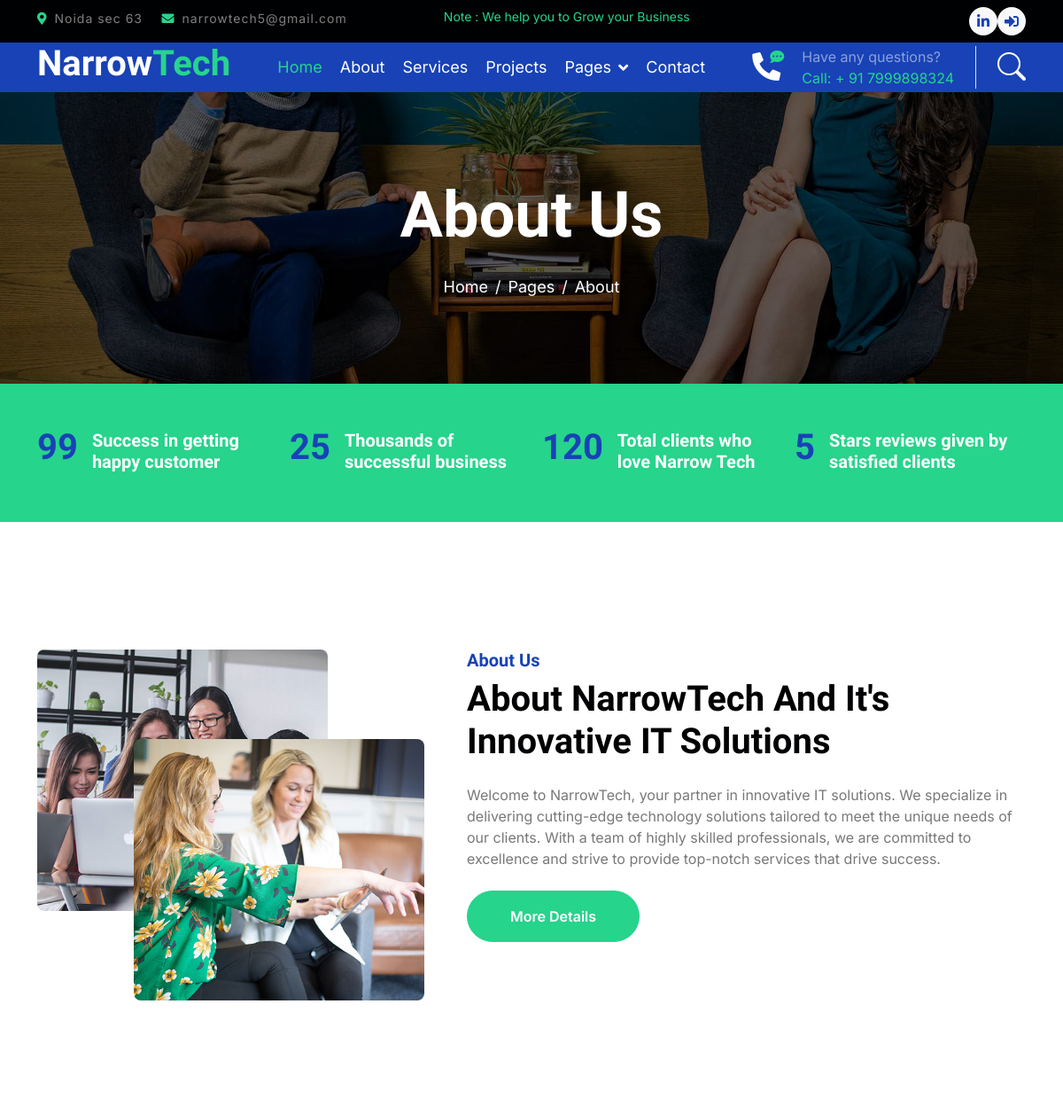
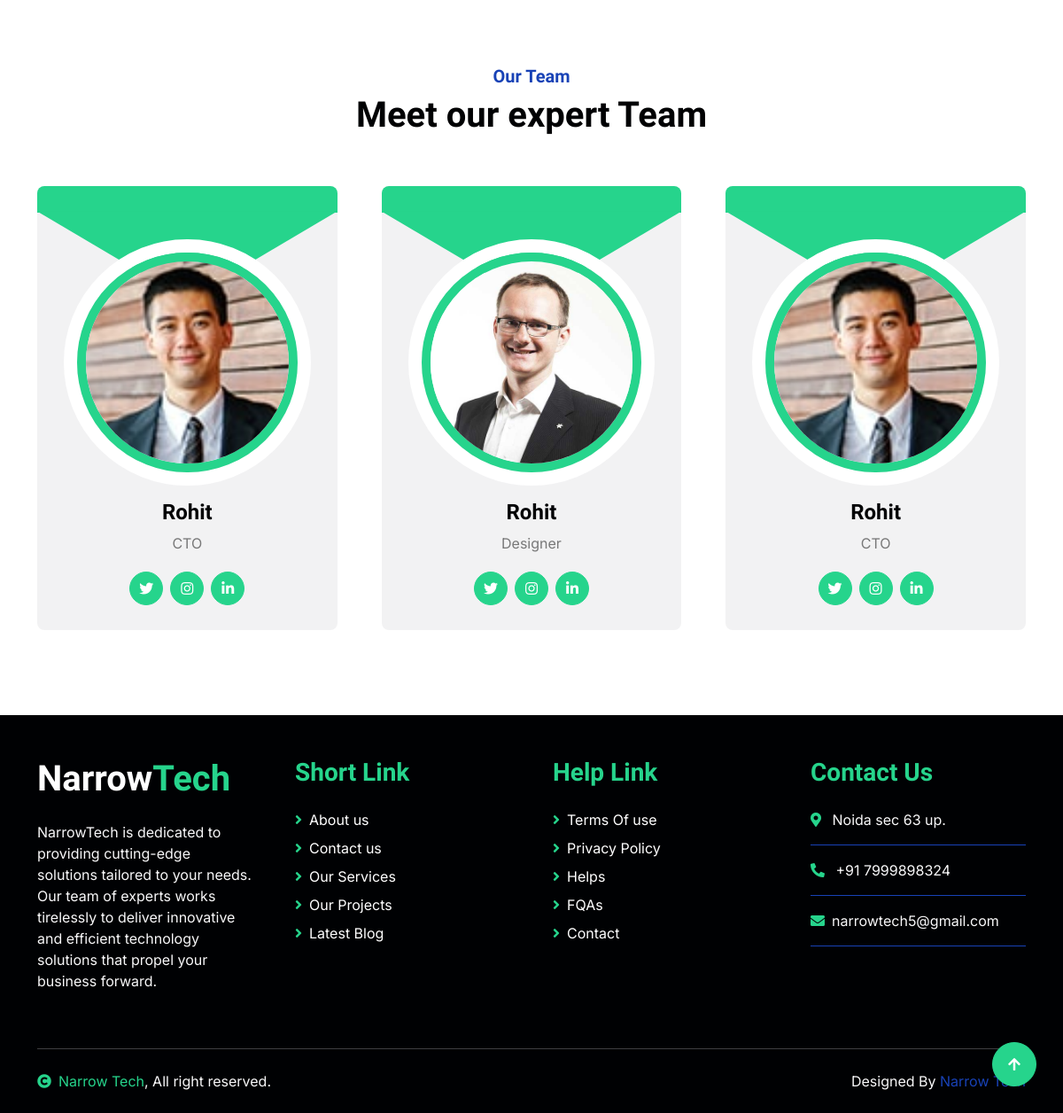
The page /about/ on the database its author committed (2 pictures, top to bottom).
### myapp/models.py (models this page shows, shortened)
class About(models.Model):
    title = models.CharField(max_length=200)
    content1 = models.TextField()
    content2 = models.TextField()
    image1 = models.ImageField(upload_to='about_images/', null=True, blank=True)
    image2 = models.ImageField(upload_to='about_images/', null=True, blank=True)
    added_on = models.DateTimeField(auto_now_add=True)
    class Meta:
        verbose_name_plural = "About Us"

class Team(models.Model):
    full_name = models.CharField(max_length=100)
    designation = models.CharField(max_length=100)
    image = models.ImageField(upload_to='team_images/')
    twitter_link = models.URLField(blank=True)
    instagram_link = models.URLField(blank=True)
    linkedin_link = models.URLField(blank=True)
    class Meta:
        verbose_name_plural = "Our Team"

### myapp/views.py (the view)
# urls.py: path('about/',views.about, name="about"),
def about(request):
    about_data = About.objects.first()
    teams= Team.objects.all()
    return render(request, 'about.html', {'about_data': about_data, 'teams': teams})

### templates/about.html (shortened to what this page needs)
{% extends 'base.html' %}
{% load static %}
{% block content %}
<!DOCTYPE html>
<html lang="en">
        <div class="container-fluid page-header py-5">
            <div class="container text-center py-5">
                <h1 class="display-2 text-white mb-4 animated slideInDown">About Us</h1>
                <nav aria-label="breadcrumb animated slideInDown">
                    <ol class="breadcrumb justify-content-center mb-0">
                        <li class="breadcrumb-item"><a href="#">Home</a></li>
                        <li class="breadcrumb-item"><a href="#">Pages</a></li>
                        <li class="breadcrumb-item" aria-current="page">About</li>
                    </ol>
                </nav>
            </div>
        </div>
        {% include 'fact.html' %}
        {% include 'about_us_part.html' %}
{% include 'team_member_part.html' %}
    {% endblock %}

### templates/about_us_part.html (shortened to what this page needs)
{% load static %}
<div class="container-fluid py-5 my-5">
    <div class="container py-5">
        <div class="row g-5">
            <div class="col-lg-5 col-md-6 col-sm-12 wow fadeIn" data-wow-delay=".3s">
                <div class="h-100 position-relative">
                    <div class="position-absolute w-75" style="top: 25%; left: 25%;">
                        <img src="{{about_data.image2.url }}" class="img-fluid w-100 rounded" alt="">
                    </div>
                </div>
            </div>
            <div class="col-lg-7 col-md-6 col-sm-12 wow fadeIn" data-wow-delay=".5s">
                <h5 class="text-primary">About Us</h5>
                <h1 class="mb-4">{{ about_data.title }}</h1>
                <p>{{ about_data.content1 }}</p>
                <a href="" class="btn btn-secondary rounded-pill px-5 py-3 text-white">More Details</a>
            </div>
        </div>
    </div>
</div>

### templates/team_member_part.html
{% load static %}
<div class="container-fluid py-5 mb-5 team">
    <div class="container">
        <div class="text-center mx-auto pb-5 wow fadeIn" data-wow-delay=".3s" style="max-width: 600px;">
            <h5 class="text-primary">Our Team</h5>
            <h1>Meet our expert Team</h1>
        </div>
        <div class="owl-carousel team-carousel wow fadeIn" data-wow-delay=".5s">
            {% for team in teams %}
            <div class="rounded team-item">
                <div class="team-content">
                    <div class="team-img-icon">
                        <div class="team-img rounded-circle">
                            <img src="{{ team.image.url }}" class="img-fluid w-100 rounded-circle" alt="">
                        </div>
                        <div class="team-name text-center py-3">
                            <h4>{{ team.full_name }}</h4>
                            <p class="m-0">{{ team.designation }}</p>
                        </div>
                        <div class="team-icon d-flex justify-content-center pb-4">
                            <a class="btn btn-square btn-secondary text-white rounded-circle m-1" href="{{ team.twitter_link }}"><i class="fab fa-twitter"></i></a>
                            <a class="btn btn-square btn-secondary text-white rounded-circle m-1" href="{{ team.instagram_link }}"><i class="fab fa-instagram"></i></a>
                            <a class="btn btn-square btn-secondary text-white rounded-circle m-1" href="{{ team.linkedin_link }}"><i class="fab fa-linkedin-in"></i></a>
                        </div>
                    </div>
                </div>
            </div>
            {% endfor %}
        </div>
    </div>
</div>

### static/css/style.css (style rules this page uses)
.btn { font-weight: 600; transition: .5s; }
.btn-square { width: 38px; height: 38px; }
.btn-square, .btn-sm-square, .btn-md-square, .btn-lg-square { padding: 0; display: flex; align-items: center; justify-content: center; font-weight: normal; }
.page-header { background: linear-gradient(rgba(0, 0, 0, .6), rgba(0, 0, 0, .6)), url(../img/carousel-1.jpg) center center no-repeat; background-size: cover; }
.page-header .breadcrumb-item+.breadcrumb-item::before { color: var(--bs-white); }
.page-header .breadcrumb-item, .page-header .breadcrumb-item a { font-size: 18px; color: var(--bs-white); }
.team-item { border-top: 30px solid var(--bs-secondary) !important; background: rgba(239, 239, 241, 0.8); }
.team-content::before { height: 200px; display: block; content: ""; position: relative; top: -101px; background: var(--bs-secondary); clip-path: polygon(50% 50%, 100% 50%, 50% 100%, 0% 50%); padding: 60px; opacity: 1; }
.team-img-icon { position: relative; margin-top: -200px; padding: 30px; padding-bottom: 0; }
.team-img { border: 15px solid var(--bs-white); }
.team-img img { border: 10px solid var(--bs-secondary); transition: .5s; }

### rows shown on the page
About: image2 (picture), title "About NarrowTech And It's Innovative IT Solutions", content1 "Welcome to NarrowTech, your partner in innovative IT solutions. We specialize in delivering cutting-edge technology solutions tailored to meet the unique needs of our clients. With a team of highly skilled professionals, we are committed to excellence and strive to provide top-notch services that drive success."
Team: image (picture), full_name "Rohit", designation "CTO"
Team: image (picture), full_name "Rohit", designation "Designer"
